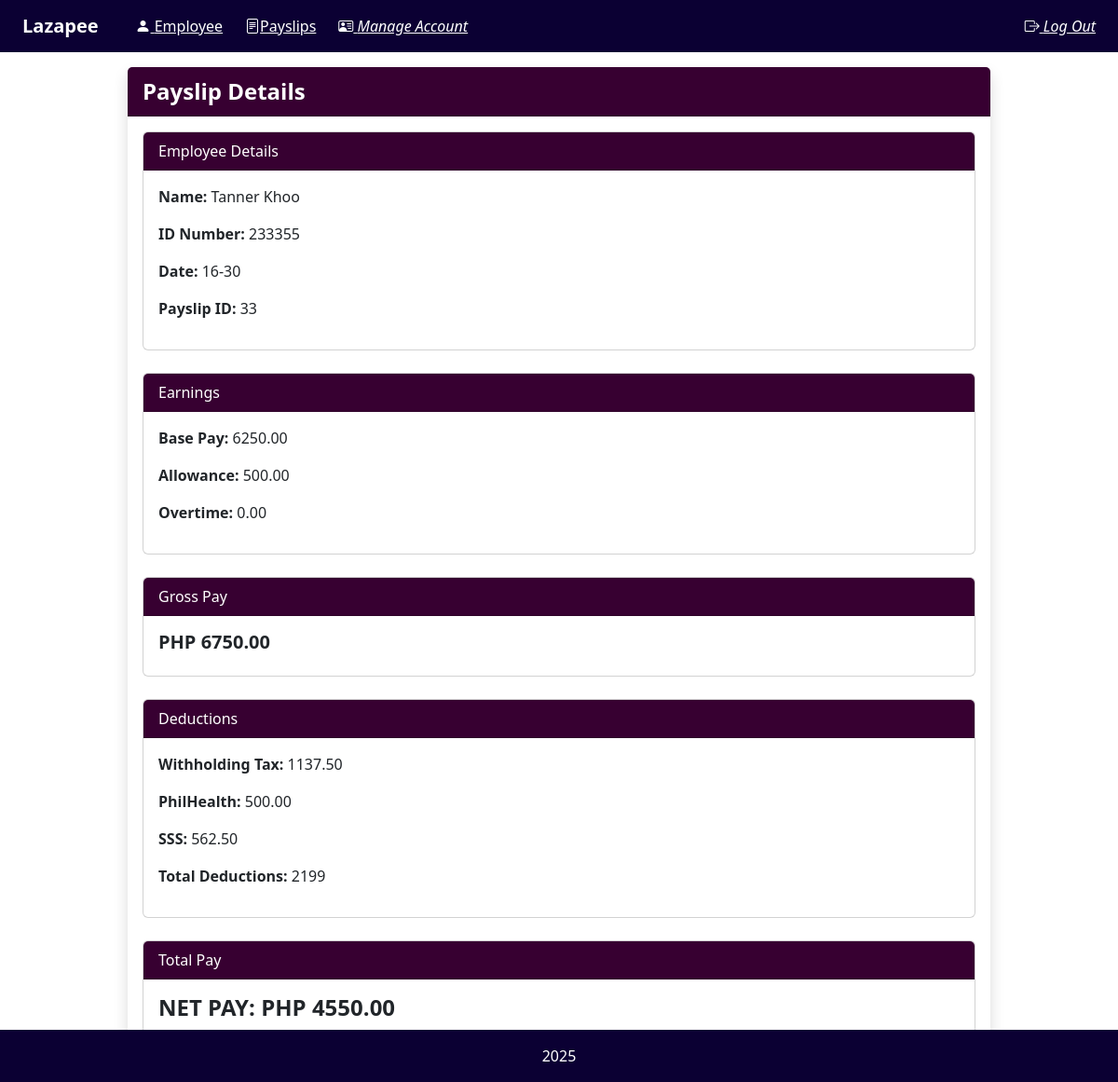
Page /payslip/33/ on the committed database.
### payroll_app/models.py (models this page shows, shortened)
class Payslip(models.Model):
    id_number = models.ForeignKey(Employee, on_delete=models.CASCADE)
    month = models.CharField(max_length=12)
    date_range = models.CharField(max_length=12)
    year = models.CharField(max_length=4)
    pay_cycle = models.CharField(max_length=12)
    rate = models.DecimalField(max_digits=12, decimal_places=2)
    earnings_allowance = models.DecimalField(max_digits=12, decimal_places=2)
    deductions_tax = models.DecimalField(max_digits=12, decimal_places=2)
    deductions_health = models.DecimalField(max_digits=12, decimal_places=2)
    pag_ibig = models.DecimalField(max_digits=12, decimal_places=2)
    sss =  models.DecimalField(max_digits=12, decimal_places=2)
    overtime = models.DecimalField(max_digits=12, decimal_places=2)
    total_pay = models.DecimalField(max_digits=12, decimal_places=2)
    objects = models.Manager()
    def getCycleRate(self):
        return self.rate /2
    def getOvertime(self):
        return self.overtime

class Employee(models.Model):
    account = models.ForeignKey(Account, on_delete=models.CASCADE, null=True)
    name = models.CharField(max_length=50)
    id_number = models.CharField(max_length=15, unique=True)
    rate = models.DecimalField(default = 0.0, max_digits=12, decimal_places=2)
    overtime_pay = models.DecimalField(null=True, blank=True, max_digits=10, decimal_places=2)
    allowance = models.DecimalField(null=True, blank=True, max_digits=10, decimal_places=2)
    objects = models.Manager()

### payroll_app/views.py (the view)
# urls.py: path('payslip/<int:pk>/', views.view_payslip, name='view_payslip'),
def view_payslip(request, pk):
    payslip = get_object_or_404(Payslip, pk=pk)
    return render(request, 'payroll_app/view_payslip.html', {'payslip': payslip})

### payroll_app/templates/payroll_app/view_payslip.html
{% extends 'payroll_app/base.html' %}
{% load static %}
{% block navbar %}
<div class="container-fluid d-flex align-items-center gap-4">
    <a class="navbar-brand mb-0" href="{% url 'payroll' %}"><strong> Lazapee</strong> </a>
    <a href="{% url 'payroll' %}" style="color:white">
        <i class="bi bi-person-fill"></i> Employee</a>
    <a href="{% url 'payslip' %}" style="color: white">
        <i class="bi bi-file-text"></i>Payslips</a>
    <a href="{% url 'manage_account' %}" style="color:white">
        <i class="bi bi-person-vcard"> Manage Account</i></a>
    <a href="{% url 'logout' %}" class="text-white text-decoration-underline ms-auto">
        <i class="bi bi-box-arrow-right"> Log Out</i></a>
</div>
{% endblock %}
{% block content %}
<div class="container">
    <div class="row justify-content-center">
        <div class="col-lg-10">
            <div class="card shadow border-0">
                <div class="card-header text-white d-flex justify-content-between align-items-center" style="background-color: #370031;">
                    <span class="fw-bold fs-4">Payslip Details</span>
                </div>
                <div class="card-body">
                    <div class="card mb-4">
                        <div class="card-header text-white" style="background-color: #370031;"> Employee Details</div>
                        <div class="card-body">
                            <p><strong>Name:</strong> {{ payslip.id_number.name }}</p>
                            <p><strong>ID Number:</strong> {{ payslip.id_number.id_number }}</p>
                            <p><strong>Date:</strong> {{ payslip.date_range }}</p>
                            <p><strong>Payslip ID:</strong> {{ payslip.id }}</p>
                        </div>
                    </div>
                    <div class="card mb-4">
                        <div class="card-header text-white" style="background-color: #370031;">Earnings</div>
                        <div class="card-body">
                            <p><strong>Base Pay:</strong> {{ payslip.getCycleRate|floatformat:2 }} </p>
                            <p><strong>Allowance:</strong> {{ payslip.earnings_allowance|floatformat:2 }}</p>
                            <p><strong>Overtime:</strong> {{ payslip.overtime|floatformat:2 }}</p>
                        </div>
                    </div>
                    <div class="card mb-4">
                        <div class="card-header text-white" style="background-color: #370031;">Gross Pay</div>
                        <div class="card-body">
                            <h5><strong>PHP {{ payslip.getCycleRate|add:payslip.earnings_allowance|add:payslip.getOvertime|floatformat:2 }}</strong></h5>
                        </div>
                    </div>
                    <div class="card mb-4">
                        <div class="card-header text-white" style="background-color: #370031;">Deductions</div>
                        <div class="card-body">
                            {% if payslip.pay_cycle == "1" %}
                                <p><strong>Pag-ibig: </strong>{{ payslip.pag_ibig|floatformat:2 }}</p>
                                <p><strong>Withholding Tax: </strong>{{ payslip.deductions_tax|floatformat:2 }}</p>
                                <p><strong>Total Deductions: </strong>{{ payslip.pag_ibig|floatformat:2|add:payslip.deductions_tax|floatformat:2 }}</p>
                            {% elif payslip.pay_cycle == "2" %}
                                <p><strong>Withholding Tax: </strong>{{ payslip.deductions_tax|floatformat:2 }}</p>
                                <p><strong>PhilHealth: </strong>{{ payslip.deductions_health|floatformat:2 }}</p>
                                <p><strong>SSS: </strong>{{ payslip.sss }}</p>
                                <p><strong>Total Deductions: </strong>{{ payslip.deductions_tax|add:payslip.deductions_health|add:payslip.sss }}</p>
                            {% endif %}
                        </div>
                    </div>
                    <div class="card mb-4">
                        <div class="card-header text-white" style="background-color: #370031;">Total Pay</div>
                        <div class="card-body">
                            <h4><strong>NET PAY: PHP {{ payslip.total_pay|floatformat:2 }}</strong></h4>
                        </div>
                    </div>
                </div>
            </div>
        </div>
    </div>
</div>
{% endblock %}

### rows in the picture
Payslip: id_number.name "Tanner Khoo", id_number.id_number "233355", date_range "16-30", id "33", getCycleRate "6250.00", earnings_allowance "500.00", overtime "0.00", getCycleRate|add "6750.00", deductions_tax "1137.50", deductions_health "500.00", sss "562.50", deductions_tax|add "2199", total_pay "4550.00"
